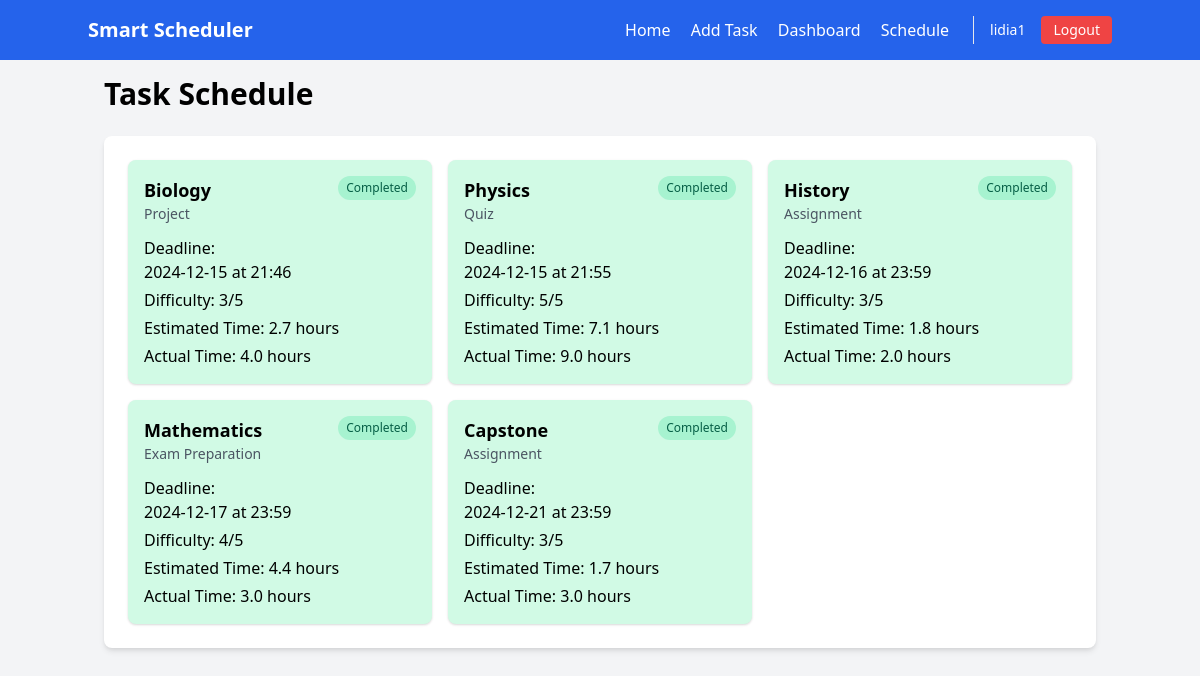
The page /schedule (signed in) on the database its author committed.
### tables this page shows
CREATE TABLE users (
                id INTEGER PRIMARY KEY AUTOINCREMENT,
                username TEXT UNIQUE NOT NULL,
                password_hash TEXT NOT NULL,
                email TEXT UNIQUE NOT NULL,
                created_at TIMESTAMP DEFAULT CURRENT_TIMESTAMP
            );

CREATE TABLE tasks (
                id INTEGER PRIMARY KEY AUTOINCREMENT,
                user_id INTEGER NOT NULL,
                course TEXT NOT NULL,
                task_type TEXT NOT NULL,
                difficulty INTEGER NOT NULL,
                total_available_time REAL NOT NULL,
                deadline_days INTEGER NOT NULL,
                predicted_time REAL,
                actual_time REAL,
                due_date DATE NOT NULL,
                due_time TIME NOT NULL DEFAULT '23:59',
                status TEXT DEFAULT 'pending',
                created_at TIMESTAMP DEFAULT CURRENT_TIMESTAMP,
                FOREIGN KEY (user_id) REFERENCES users (id)
            );

### app.py (the view)
@app.route('/schedule')
@login_required
def schedule():
    try:
        conn = scheduler.connect_db()
        current_time = datetime.now().strftime('%Y-%m-%d %H:%M')
        tasks_df = pd.read_sql_query(f'''
            WITH task_status AS (
                SELECT *,
                    CASE
                        WHEN status = 'completed' THEN 'completed'
                        WHEN datetime(due_date || ' ' || due_time) < datetime(?) THEN 'overdue'
                        ELSE 'pending'
                    END as current_status,
                    CASE
                        WHEN datetime(due_date || ' ' || due_time) < datetime(?)
                        THEN ROUND((julianday(?) - julianday(due_date || ' ' || due_time)) * 24, 1)
                        ELSE 0
                    END as hours_overdue
                FROM tasks
                WHERE user_id = ?
            )
            SELECT * FROM task_status
            ORDER BY
                CASE current_status
                    WHEN 'completed' THEN 3
                    WHEN 'pending' THEN 1
                    ELSE 2  -- overdue tasks
                END,
                datetime(due_date || ' ' || due_time) ASC
        ''', conn, params=(current_time, current_time, current_time, session['user_id']))
        def format_overdue_time(hours):
            if hours == 0:
                return None
            if hours < 24:
                return f"{int(hours)} hour{'s' if hours != 1 else ''}"
            days = int(hours // 24)
            remaining_hours = int(hours % 24)
            if remaining_hours == 0:
                return f"{days} day{'s' if days != 1 else ''}"
            return f"{days} day{'s' if days != 1 else ''} and {remaining_hours} hour{'s' if remaining_hours != 1 else ''}"
        tasks = tasks_df.replace({float('nan'): None, pd.NaT: None}).to_dict('records')
        for task in tasks:
            if task['current_status'] == 'overdue':
                task['overdue_time'] = format_overdue_time(task['hours_overdue'])
                print(f"Task {task['course']} is overdue by {task['overdue_time']}")  # Debug print
        print(f"Total tasks: {len(tasks)}")
        for task in tasks:
            print(f"Task: {task['course']}, Status: {task['current_status']}, Due: {task['due_date']} {task['due_time']}")
        return render_template('schedule.html', tasks=tasks)
    except Exception as e:
        print("Error in schedule:", str(e))  # For debugging
        return f"Error loading schedule: {str(e)}", 500

### app.py (called while the page is built)
def login_required(f):
    @wraps(f)
    def decorated_function(*args, **kwargs):
        if 'user_id' not in session:
            flash('Please log in first.', 'error')
            return redirect(url_for('login'))
        return f(*args, **kwargs)
    return decorated_function

@app.before_request
def load_user():
    user_id = session.get('user_id')
    if user_id is None:
        g.user = None
    else:
        g.user = user_model.get_user_by_id(user_id)

### models.py (called while the page is built)
    def get_user_by_id(self, user_id):
        conn = sqlite3.connect(self.db_path)
        c = conn.cursor()
        c.execute('SELECT id, username, email FROM users WHERE id = ?', (user_id,))
        user = c.fetchone()
        conn.close()
        return user if user else None

### smart_scheduler.py (called while the page is built)
    def connect_db(self):
        return sqlite3.connect(self.db_path)

### templates/schedule.html (shortened to what this page needs)
{% extends "base.html" %}
{% block content %}
<div class="space-y-6">
    <h1 class="text-3xl font-bold">Task Schedule</h1>
    <div class="bg-white rounded-lg shadow-md p-6">
        <div class="grid grid-cols-1 md:grid-cols-2 lg:grid-cols-3 gap-4">
            {% for task in tasks %}
            <div class="p-4 rounded-lg {% if task.current_status == 'overdue' %}bg-red-50 border border-red-200{% elif task.current_status == 'completed' %}bg-green-100{% else %}bg-blue-50{% endif %} shadow">
                <div class="flex justify-between items-start">
                    <div>
                        <h3 class="font-bold text-lg">{{ task.course }}</h3>
                        <p class="text-sm text-gray-600">{{ task.task_type }}</p>
                    </div>
                    <span class="px-2 py-1 text-xs rounded-full
                        {% if task.current_status == 'overdue' %}
                            bg-red-200 text-red-800
                        {% elif task.current_status == 'completed' %}
                            bg-green-200 text-green-800
                        {% else %}
                            bg-blue-200 text-blue-800
                        {% endif %}">
                        {{ task.current_status | title }}
                    </span>
                </div>
                <div class="mt-3 space-y-1">
                    <div class="flex flex-col">
                        <span class="font-medium">Deadline:</span>
                        <span class="{% if task.current_status == 'overdue' %}text-red-600{% endif %}">
                            {{ task.due_date }} at {{ task.due_time }}
                        </span>
                    </div>
                    <p><span class="font-medium">Difficulty:</span> {{ task.difficulty }}/5</p>
                    <p><span class="font-medium">Estimated Time:</span> {{ "%.1f"|format(task.predicted_time) }} hours</p>
                    {% if task.actual_time %}
                    <p><span class="font-medium">Actual Time:</span> {{ "%.1f"|format(task.actual_time) }} hours</p>
                    {% endif %}
                </div>
            </div>
            {% endfor %}
        </div>
    </div>
</div>
{% endblock %}

### templates/base.html (shortened to what this page needs)
<!DOCTYPE html>
<html lang="en">
<head>
    <link href="https://cdn.jsdelivr.net/npm/tailwindcss@2.2.19/dist/tailwind.min.css" rel="stylesheet">
</head>
<body class="bg-gray-100">
    <nav class="bg-blue-600 text-white p-4">
        <div class="container mx-auto flex justify-between items-center">
            <a href="/" class="text-xl font-bold">Smart Scheduler</a>
            <div class="flex items-center space-x-6">
                <div class="space-x-4">
                    <a href="/" class="hover:text-blue-200">Home</a>
                    <a href="/add_task" class="hover:text-blue-200">Add Task</a>
                    <a href="/dashboard" class="hover:text-blue-200">Dashboard</a>
                    <a href="/schedule" class="hover:text-blue-200">Schedule</a>
                </div>
                {% if g.user %}
                <div class="flex items-center space-x-4 border-l pl-4">
                    <span class="text-sm">{{ g.user[1] }}</span>
                    <a href="{{ url_for('logout') }}"
                       class="bg-red-500 text-white px-3 py-1 rounded text-sm hover:bg-red-600">
                        Logout
                    </a>
                </div>
                {% endif %}
            </div>
        </div>
    </nav>
    <div class="container mx-auto p-4">
        {% block content %}{% endblock %}
    </div>
</body>
</html>

### rows shown on the page
users: username "lidia1"
tasks: course "Biology", task_type "Project", current_status "Completed", due_date "2024-12-15", due_time "21:46", difficulty "3", predicted_time "2.7", actual_time "4.0"
tasks: course "Physics", task_type "Quiz", current_status "Completed", due_date "2024-12-15", due_time "21:55", difficulty "5", predicted_time "7.1", actual_time "9.0"
tasks: course "History", task_type "Assignment", current_status "Completed", due_date "2024-12-16", due_time "23:59", difficulty "3", predicted_time "1.8", actual_time "2.0"
tasks: course "Mathematics", task_type "Exam Preparation", current_status "Completed", due_date "2024-12-17", due_time "23:59", difficulty "4", predicted_time "4.4", actual_time "3.0"
tasks: course "Capstone", task_type "Assignment", current_status "Completed", due_date "2024-12-21", due_time "23:59", difficulty "3", predicted_time "1.7", actual_time "3.0"
